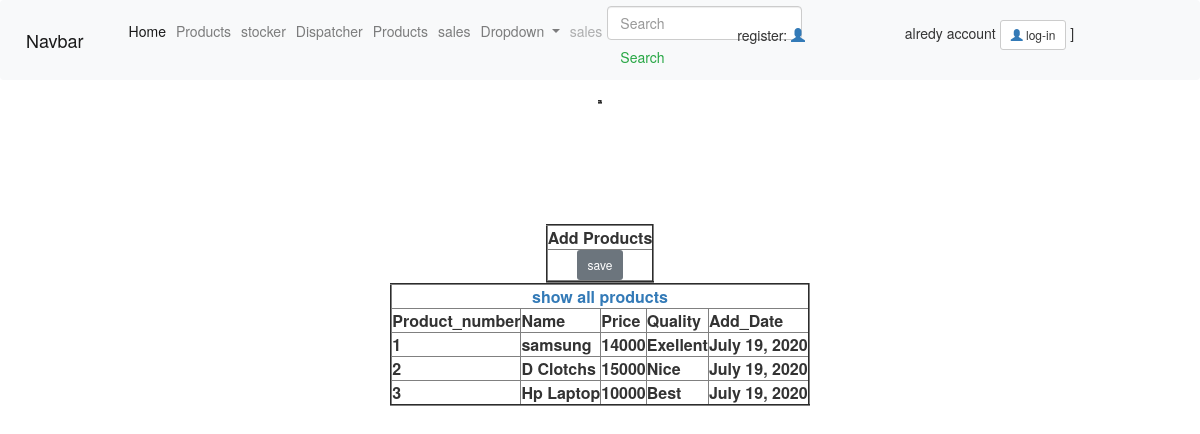
The app's page /Show_All_Products/ with its own data.
### app1/models.py (models this page shows)
class Product_Details(models.Model):
    Product_no = models.AutoField(primary_key=True)
    Name = models.CharField(max_length=150)
    Price = models.IntegerField()
    Quality = models.CharField(max_length=150)
    Quantity = models.IntegerField(default=0)
    Add_Date = models.DateField(auto_now_add=True)

### app1/views.py (the view)
# urls.py: path('Show_All_Products/', views.Show_All_Products, name='Show_All_Products'),
def Show_All_Products(request):
    return render(request,'Product/Product_Details.html',{'All_Products':Product_Details.objects.all()})

### templates/Product/Product_Details.html (shortened to what this page needs)
{% extends 'common.html' %}
{% block comn %}
    <form action="{% url 'Stocker_Add_Products_save' %}" method="post">
<table align="center" border="2">
    <tr>
        <br>
        <br>
        <br>
        <br>
        <br>
        <br>
        <th colspan="2" style="text-align: center">
            Add Products
        </th>
       <tr>
        <th colspan="5" style="text-align: center">
            <button type="submit" class="btn btn-secondary btn-sm">save</button>
        </th>
    </tr>
    <tr>
        <th colspan="2" style="text-align: center">
        </th>
    </tr>
</table>
    <table align="center" border="2">
        <tr>
            <th colspan="5" style="text-align: center">
                 <a href="{% url 'Show_All_Products' %}">show all products</a>
            </th>
        </tr>
    {% if All_Products %}
    <tr>
        <th>Product_number</th>
        <th>Name</th>
        <th>Price</th>
        <th>Quality</th>
        <th>Add_Date</th>
    </tr>
            {% for p in All_Products %}
        <tr>
            <th>{{ p.Product_no }}</th>
            <th>{{ p.Name }}</th>
            <th>{{ p.Price }}</th>
            <th>{{ p.Quality }}</th>
            <th>{{ p.Add_Date }}</th>
        </tr>
            {% endfor %}
        {% endif %}
    </table>
    </form>
{% endblock %}

### records on screen
Product_Details: Product_no "1", Name "samsung", Price "14000", Quality "Exellent", Add_Date "July 19, 2020"
Product_Details: Product_no "2", Name "D Clotchs", Price "15000", Quality "Nice", Add_Date "July 19, 2020"
Product_Details: Product_no "3", Name "Hp Laptop", Price "10000", Quality "Best", Add_Date "July 19, 2020"
